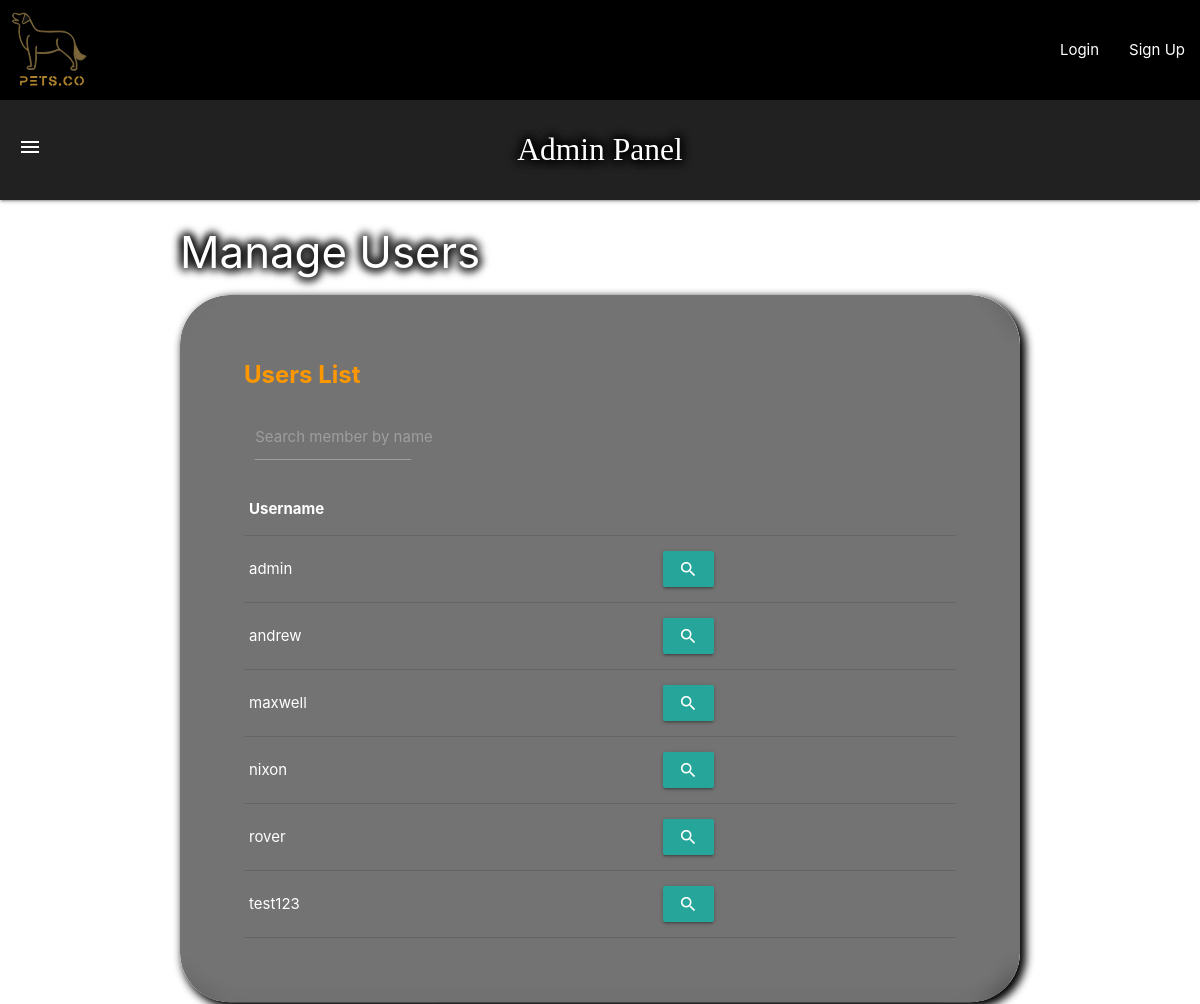
/admin_manage_users.php (upper part), run on an earlier commit of the app's database.
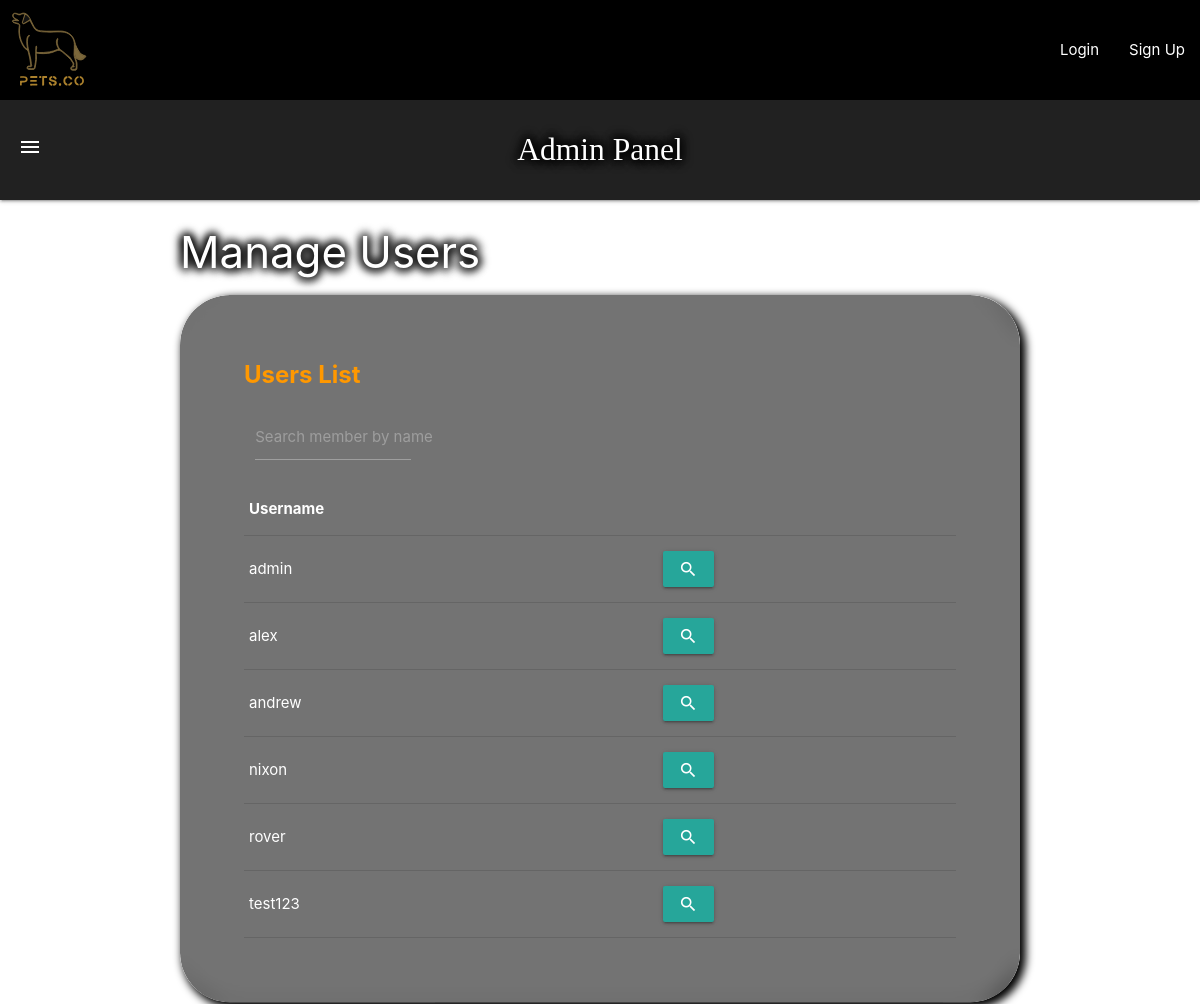
And on a later commit of the database.
### tables this page shows
CREATE TABLE `members` (
  `MemberID` int(11) NOT NULL,
  `Username` varchar(64) NOT NULL,
  `Password` varchar(512) NOT NULL,
  `Email` varchar(64) NOT NULL,
  `PrivilegeLevel` int(11) NOT NULL DEFAULT 0,
  `OTP` int(11) NOT NULL
);

### admin_manage_users.php (the view, shortened to what this page needs)
<!DOCTYPE html>
<html lang="en">
</head>
<?php
  include "header.php";
  include "includes/utils/dbhandler.php";
  include "admin_nav_bar.php";
?>
<div class="container">
  <h3 class="page-title">Manage Users</h3>
  <div class="rounded-card-parent">
    <div class="card rounded-card">
      <div class="card-content white-text">
        <span class="card-title orange-text bold">Users List</span>
        <form action="admin_manage_users.php" method="POST">
          <div class="row" style="margin: 0px;">
            <div class="input-field col s3" style = "color:azure">
              <input name="search_member" type="text" class="validate white-text" maxlength="20">
              <label for="search_member">Search member by name</label>
            </div>
          </div>
        </form>
        <form action="admin_manage_users.php" method="GET">
          <table class="responsive-table">
            <thead class="text-primary">
              <tr><th>Username</th><th></th></tr>
            </thead>
            <tbody>
              <?php
                if (!isset($searchMember) || EmptyInputSelectUser($searchMember))
                {
                  $sql = "SELECT Username, PrivilegeLevel FROM Members ORDER BY Username LIMIT 20";
                  $result = $conn->query($sql) or die ($conn->error);
                  while ($row = mysqli_fetch_assoc($result) )
                  {
                    $username = $row["Username"];
                    echo(
                      "<tr>
                        <td>$username</td>
                        <td class='left-align'>
                          <button name='inspect' value='$username' class='btn'>
                            <i class='material-icons'>search</i>
                          </button>
                        </td>
                      </tr>"
                    );
                  }
                }
                ?>
            </tbody>
          </table>
        </form>
      </div>
    </div>
  </div>
<?php include "footer.php"; ?>

What changed in the data, as far as the page shows it:
changed members: Username "maxwell" → "alex"; moves up the list
